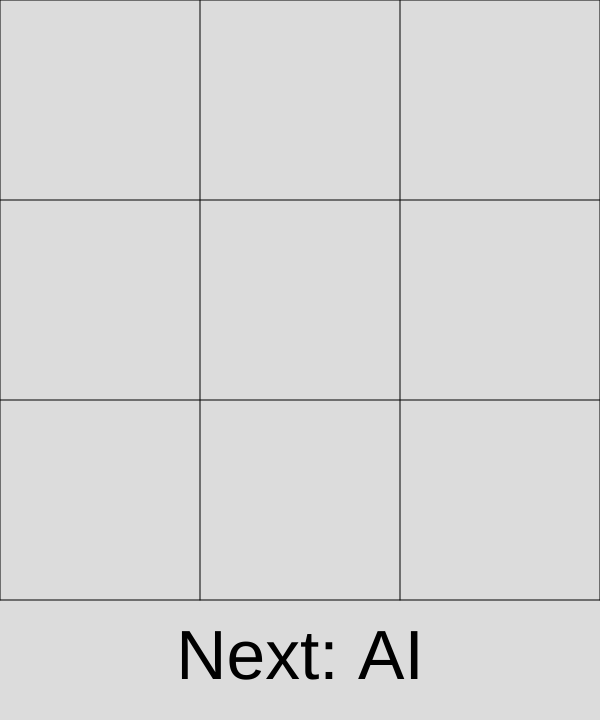
Frame 1 (no input)
Frame 60 (no input): identical to frame 1, image omitted
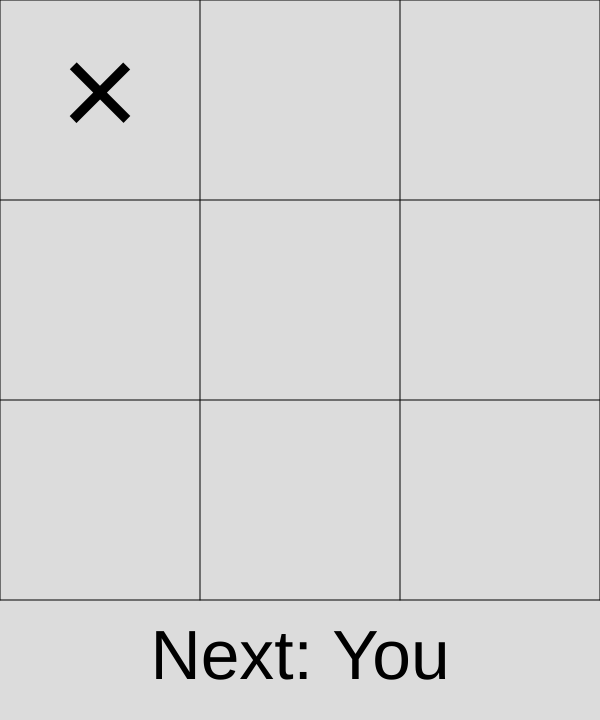
Frame 120 (the mouse pressed at the canvas centre since frame 60)

The p5.js sketch that drew these frames (run headless with seeded random() and noise() and a simulated clock; from frame 60 on, the mouse is pressed at the canvas centre):

// p5.js sketch
// ── sketch.js
let board = [];
let size = 3;
board.length = size;
let unitLength = 200; // the length of the sigle black
let ai = '×';
let player = 'o';
let currentplayer;
let margin = 120; // the distance from (the bottom of the grill) to (the bottom of the canvas)
let winner;
let gameCount = 0;
let aiCount = 0;
let playerCount = 0;
let tieCount = 0;
let gameFinished = false;

function buildBoard() {
  for (let i = 0; i < 3; ++i) {
    board[i] = ['', '', ''];
  }
  // If there is a winner, the loser starts the next game.
  // Otherwise, order is ramdomly decided
  if (winner == ai) {
    currentplayer = player;
  } else if (winner == player) {
    currentplayer = ai;
  } else {
    currentplayer = random([ai, player]);
  }
  // reset the gameFinished boolean
  currentplayer = random([ai, player]);
  gameFinished = false;
}


function restartGames() {
  winner = NULL;
  buildBoard();
  aiCount = 0;
  playerCount = 0;
  tieCount = 0
}


// create a button to reset the board
function setupButton() {
  let buttonWidth;
  let buttonHeight = unitLength / 3;
  var resetBoardButton = createButton("Reset Board");
  resetBoardButton.position(unitLength, height);
  resetBoardButton.style('width', unitLength + 'px');
  resetBoardButton.style('height', buttonHeight + 'px');
  resetBoardButton.style('font-size', 16 * unitLength / 100 + 'px');
  resetBoardButton.style('background-color', color(25, 23, 200, 50));
  resetBoardButton.mousePressed(buildBoard);

  // create a button to restart the game
  var newGameButton = createButton("New Game");
  newGameButton.position(unitLength, height + buttonHeight);
  newGameButton.style('width', unitLength + 'px');
  newGameButton.style('height', unitLength / 3 + 'px');
  newGameButton.style('font-size', 16 * unitLength / 100 + 'px');
  newGameButton.style('background-color', color(25, 23, 200, 50));
  newGameButton.mousePressed(restartGames);
}


function setup() {
  createCanvas(size * unitLength, size * unitLength + margin);
  // build the game board
  buildBoard();
  // create a button to reset the board
  setupButton();
  // Initializing the gameDisplay
  aiWins = createDiv();
  playerWins = createDiv();
  tie = createDiv();
  totalGame = createDiv();
}


function draw() {
  background(220);
  // draw the board, including the pieces and the grid
  drawBoard();
  // Display the status of the players. i.e. next player/winner/tie
  displayPlayerStatus();
  // Display the status of the game. i.e. × Wins/o Wins/Ties/Total Games
  displayGameStatus();
}


// draw the board, including the pieces and the grid
function drawBoard() {
  // display the content of the board
  for (let i = 0; i < size; ++i) {
    for (let j = 0; j < size; ++j) {
      let spot = board[i][j];
      let x = unitLength * (j + 0.5);
      let y = unitLength * (i + 0.5);
      textSize(68 * (unitLength / 100));
      textAlign(CENTER, CENTER);
      text(spot, x, y);
    }
  }
  // draw the grid
  for (let i = 0; i <= size; ++i) {
    color(20);
    line(0, unitLength * i, unitLength * size, unitLength * i);
  }
  for (let i = 0; i <= size; ++i) {
    color(20);
    line(unitLength * i, 0, unitLength * i, unitLength * size);
  }
}


function displayGameStatus() {
  let x = width + 10;
  let y = unitLength / 3.5;
  textSize(24);
  textAlign(RIGHT, TOP);
  aiWins.html("AI Wins: " + aiCount);
  aiWins.position(x, 10);
  aiWins.style('font-size', 20 * unitLength / 100 + 'px');
  playerWins.html("Player Wins: " + playerCount);
  playerWins.position(x, y);
  playerWins.style('font-size', 20 * unitLength / 100 + 'px');
  tie.html("Ties: " + tieCount);
  tie.position(x, 2 * y);
  tie.style('font-size', 20 * unitLength / 100 + 'px');
  gameCount = aiCount + playerCount + tieCount;
  totalGame.html("Total Games: " + gameCount);
  totalGame.position(x, 3 * y);
  totalGame.style('font-size', 20 * unitLength / 100 + 'px');
}


// Display the winner or tie when the game is over
function displayPlayerStatus() {
  x = width / 2;
  y = height - margin / 2;
  textSize(58 * (margin / 100));
  textAlign(CENTER, CENTER);
  if (checkwinner()) {
    if (winner == 'tie') {
      // print 'tie'
      text('Tie', x, y);
      if (!gameFinished) {
        ++tieCount;
        gameFinished = true;
      }
    } else if (winner == ai) {
      // print the winner
      text('Winner: AI', x, y);
      if (!gameFinished) {
        ++aiCount;
        gameFinished = true;
      }
    } else if (winner == player) {
      text('Winner: You', x, y);
      if (!gameFinished) {
        ++playerCount;
        gameFinished = true;
      }
    }
  } else {
    // print which player should move next
    if (currentplayer == ai) {
      text("Next: AI", x, y);
    } else {
      text("Next: You", x, y);
    }
  }
}


// return the result of "a=b=c"
function tripleEqual(a, b, c) {
  return (a == b && a == c);
}


// check if the board is full
function isfull() {
  for (let i = 0; i < 3; ++i) {
    for (let j = 0; j < 3; ++j) {
      let spot = board[i][j];
      if (spot == '') {
        return false;
      }
    }
  }
  return true;
}


// Check if there is a winner or tie
// return true if the game is over(there is a winner or tie)
// return false otherwise
function checkwinner() {
  for (i = 0; i < size; ++i) {
    // horizontally
    if (tripleEqual(board[i][0], board[i][1], board[i][2]) &&
      board[i][0] != '') {
      winner = board[i][0];
      return true;
    }
    // vertically
    else if (tripleEqual(board[0][i], board[1][i], board[2][i]) &&
      board[0][i] != '') {
      winner = board[0][i];
      return true;
    }
  }
  // diagonally
  if ((tripleEqual(board[0][0], board[1][1], board[2][2]) ||
      tripleEqual(board[0][2], board[1][1], board[2][0])) &&
    board[1][1] != '') {
    winner = board[1][1];
    return true;
  }
  // board is full
  else if (isfull()) {
    winner = 'tie';
    return true;
  }
  return false;
}


// change the content of the board depending on which spot is clicked
// return 2 if a step is made successfully, return 1 otherwise
function playerMove() {
  if (mouseX > 0 && mouseX < unitLength) {
    if (mouseY > 0 && mouseY < unitLength && board[0][0] == '') {
      board[0][0] = player;
      return 2;
    } else if (mouseY > unitLength && mouseY < 2 * unitLength && board[1][0] == '') {
      board[1][0] = player;
      return 2;
    } else if (mouseY > 2 * unitLength && mouseY < 3 * unitLength && board[2][0] == '') {
      board[2][0] = player;
      return 2;
    }
  } else if (mouseX > unitLength && mouseX < 2 * unitLength) {
    if (mouseY > 0 && mouseY < unitLength && board[0][1] == '') {
      board[0][1] = player;
      return 2;
    } else if (mouseY > unitLength && mouseY < 2 * unitLength && board[1][1] == '') {
      board[1][1] = player;
      return 2;
    } else if (mouseY > 2 * unitLength && mouseY < 3 * unitLength && board[2][1] == '') {
      board[2][1] = player;
      return 2;
    }
  } else if (mouseX > 2 * unitLength && mouseX < 3 * unitLength) {
    if (mouseY > 0 && mouseY < unitLength && board[0][2] == '') {
      board[0][2] = player;
      return 2;
    } else if (mouseY > unitLength && mouseY < 2 * unitLength && board[1][2] == '') {
      board[1][2] = player;
      return 2;
    } else if (mouseY > 2 * unitLength && mouseY < 3 * unitLength && board[2][2] == '') {
      board[2][2] = player;
      return 2;
    }
  }
  return 1;
}


function bestMove(board) {
  let bestScore = -Infinity;
  let Move;
  for (let i = 0; i < size; i++) {
    for (let j = 0; j < size; j++) {
      if (board[i][j] == '') {
        board[i][j] = ai;
        let score = minimax(board, false);
        board[i][j] = '';
        if (score > bestScore) {
          bestScore = score;
          Move = { i, j };
        }
      }
    }
  }
  board[Move.i][Move.j] = ai;
}


function minimax(board, isAITurn) {
  if (checkwinner()) {
    return (winner == ai) ? 1 :
      (winner == player) ? -1 :
      0;
  }
  if (isAITurn) {
    let bestScore = -Infinity;
    for (let i = 0; i < size; i++) {
      for (let j = 0; j < size; j++) {
        if (board[i][j] == '') {
          board[i][j] = ai;
          let score = minimax(board, false);
          board[i][j] = '';
          bestScore = max(score, bestScore);
        }
      }
    }
    return bestScore;
  } else {
    let bestScore = Infinity;
    for (let i = 0; i < size; i++) {
      for (let j = 0; j < size; j++) {
        if (board[i][j] == '') {
          board[i][j] = player;
          let score = minimax(board, true);
          board[i][j] = '';
          bestScore = min(score, bestScore);
        }
      }
    }
    return bestScore;
  }
}

// make the move
function mousePressed() {
  if (!checkwinner()) {
    if (currentplayer == player) {
      let a = playerMove();
      // switch roles only if a placement was made successfully
      if (a == 2) {
        currentplayer = ai;
      }
    } else {
      bestMove(board);
      currentplayer = player;
    }
  }
}
